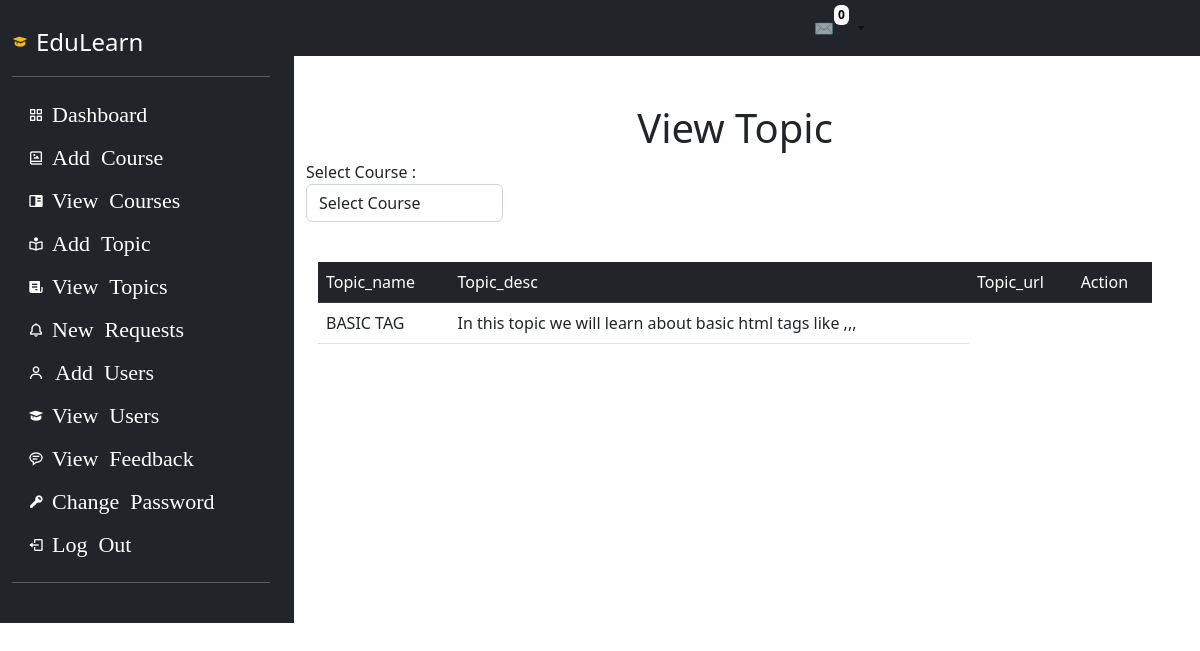
/Admin/viewTopics.php, run on the app's committed database.
### tables this page shows
CREATE TABLE `tbltopic` (
  `topic_id` int(11) NOT NULL,
  `topic_name` text NOT NULL,
  `topic_desc` text NOT NULL,
  `course_id` int(11) NOT NULL,
  `topic_url` text NOT NULL
);

### Admin/viewTopics.php (the view, shortened to what this page needs)
<!DOCTYPE html>
<html lang="en">
<head>
  <link rel="stylesheet" href="../CSS/style.css">
  <link rel="stylesheet" href="https://cdn.jsdelivr.net/npm/bootstrap-icons@1.9.1/font/bootstrap-icons.css">
  <link href="https://cdn.jsdelivr.net/npm/bootstrap@5.2.0/dist/css/bootstrap.min.css" rel="stylesheet">
</head>
<body>
  <div class="row">
    <div class="col-sm-3 p-0">
      <?php
      include_once "nav.php";
      ?>
    </div>
    <div class="col-sm-9 px-0">
      <?php
      include_once "_nav.php";
      ?>
      <div class="container-fluid mt-5 pe-5">
        <div class="heading text-center">
          <span>
            <h1>View Topic</h1>
          </span>
        </div>
        <form action="" method="post" enctype="multipart/form-data" class="form-inline">
          <div class="row">
            <div class="col-sm-3">
              <label for="course_id"> Select Course :</label>
              <select class="form-control" name="fetchTopic" id="fetchTopic">
                <option selected disabled>Select Course</option>
              </select>
            </div>
          </div>
        </form>
        <br />
        <div class="container" id="viewtopic">
          <table class="table table-hover table-responsive caption-top">
            <caption class="text-center">
            </caption>
            <thead class="table-dark">
              <tr>
                <td scope="col">Topic_name</td>
                <td scope="col">Topic_desc</td>
                <td scope="col">Topic_url</td>
                <td scope="col">Action</td>
              </tr>
            </thead>
            <tbody>
              <?php
              $str = "select * from tbltopic where course_id=1";
              $res = mysqli_query($Cnn, $str);
              while ($rec = mysqli_fetch_array($res)) {
              ?>
                <tr>
                  <td><?php echo $rec['topic_name'] ?></td>
                  <td><?php echo $rec['topic_desc'] ?></td>
              <?php
              }
              ?>

### CSS/style.css (style rules this page uses)
div { margin: 0; padding: 0; box-sizing: border-box; }

### data on the page
tbltopic: topic_name "BASIC TAG", topic_desc "In this topic we will learn about basic html tags like , , ,"

### other printed values
mysqli_num_rows($res) "0"
